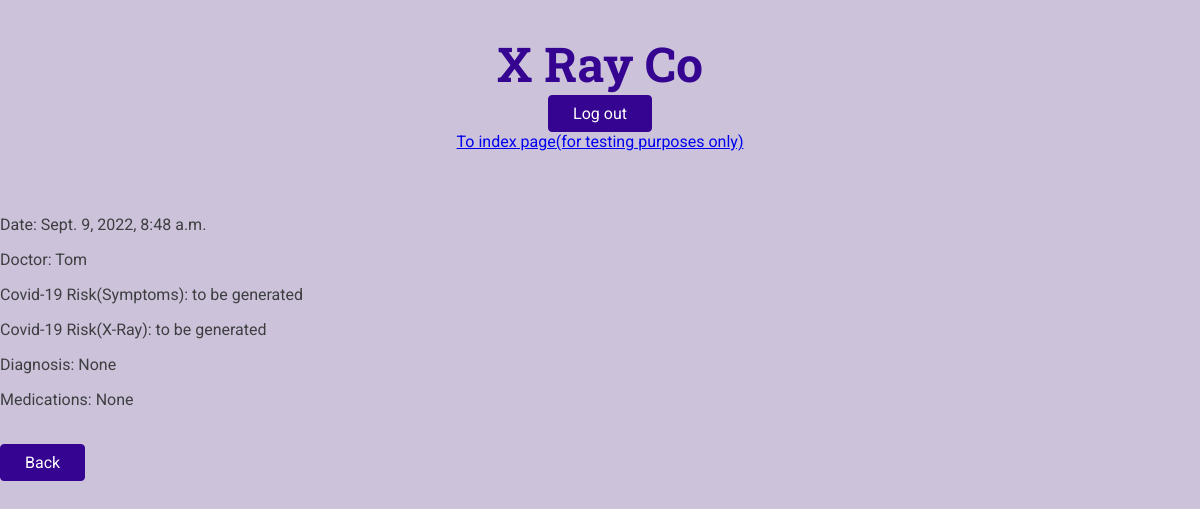
Page /NurseViewPatientDiagnosis/12 on the earlier database version.
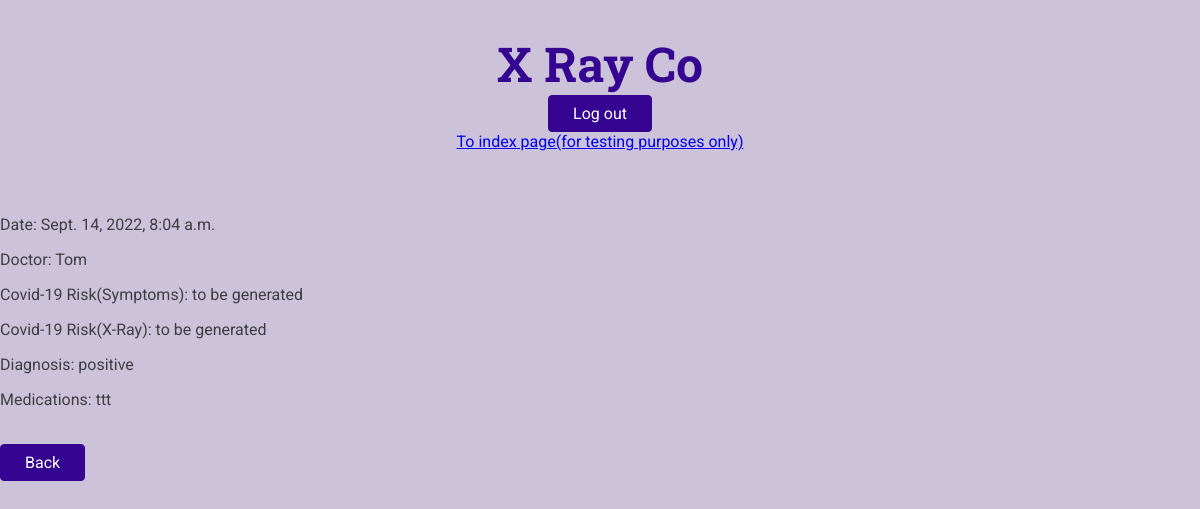
Same page on the later database version.
### website/models.py (models this page shows, shortened)
class Diagnosis(models.Model):
    D_PatientID = models.OneToOneField(CaseReport, on_delete=models.CASCADE)
    D_DateTime = models.DateTimeField(auto_now=True)
    D_EmployeeID = models.ForeignKey(Employee, on_delete=models.CASCADE)
    D_SymptomRisk = models.CharField(max_length=30)
    D_XRayRisk = models.CharField(max_length=30)
    D_CovidDiagnosis = models.CharField(max_length=50, choices=COVID_CHOICES, default='positive')
    D_Medication = models.TextField(blank=True, null=True)
    D_dr_queue = models.BooleanField(default=True)
    D_xr_queue = models.BooleanField(default=False)

class Employee(models.Model):
    E_Password = models.CharField(max_length=30)
    E_Name = models.CharField(max_length=30)
    E_Phone = models.CharField(max_length=30)
    E_Email = models.CharField(max_length=30)
    E_RoleName = models.ForeignKey(Role, on_delete=models.CASCADE)

### website/views.py (the view)
# urls.py: path('NurseViewPatientDiagnosis/<slug:diagnosis_id>', views.NurseViewPatientDiagnosis),
def NurseViewPatientDiagnosis(request, diagnosis_id):
    diag = Diagnosis.objects.get(id=diagnosis_id)
    context = {'diag': diag}
    return render(request, 'website/NurseViewPatientDiagnosis.html', context)

### website/templates/website/NurseViewPatientDiagnosis.html (shortened to what this page needs)
{% extends 'website/base/base.html' %}
{% block body %}
    <p>Date: {{ diag.D_DateTime }}</p>
    <p>Doctor: {{ diag.D_EmployeeID.E_Name }}</p>
    <p>Covid-19 Risk(Symptoms): {{ diag.D_SymptomRisk }}</p>
    <p>Covid-19 Risk(X-Ray): {{ diag.D_XRayRisk }}</p>
    <p>Diagnosis: {{ diag.D_CovidDiagnosis }}</p>
    <p>Medications: {{ diag.D_Medication }}</p>
    <br>
    <div>
        <a href="javascript:history.go(-1)"><button>Back</button></a>
    </div>
{% endblock %}

Differences in the rows shown:
changed Diagnosis "to be generated": D_DateTime "Sept. 9, 2022, 8:48 a.m." → "Sept. 14, 2022, 8:04 a.m."; D_CovidDiagnosis "None" → "positive"; D_Medication "None" → "ttt"
